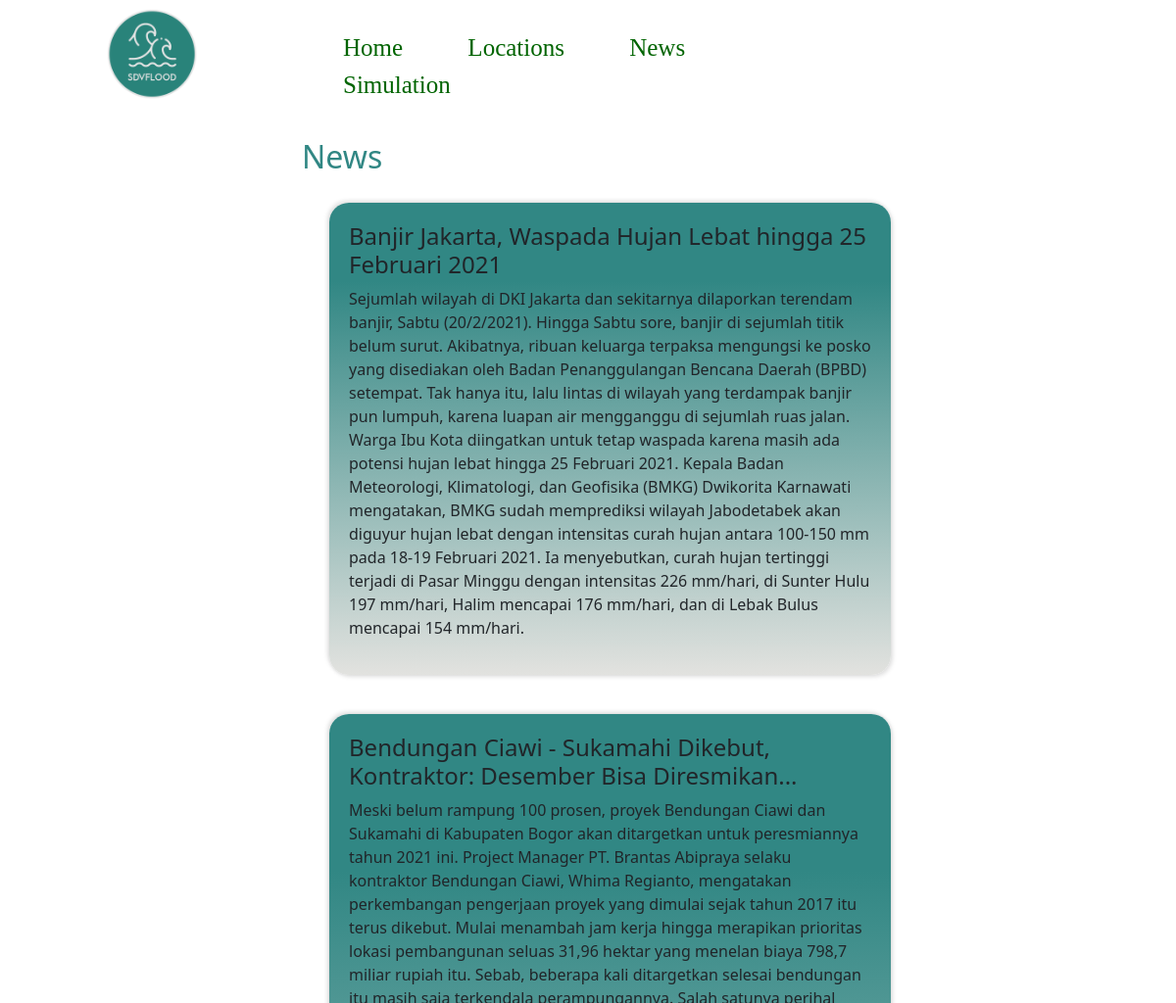
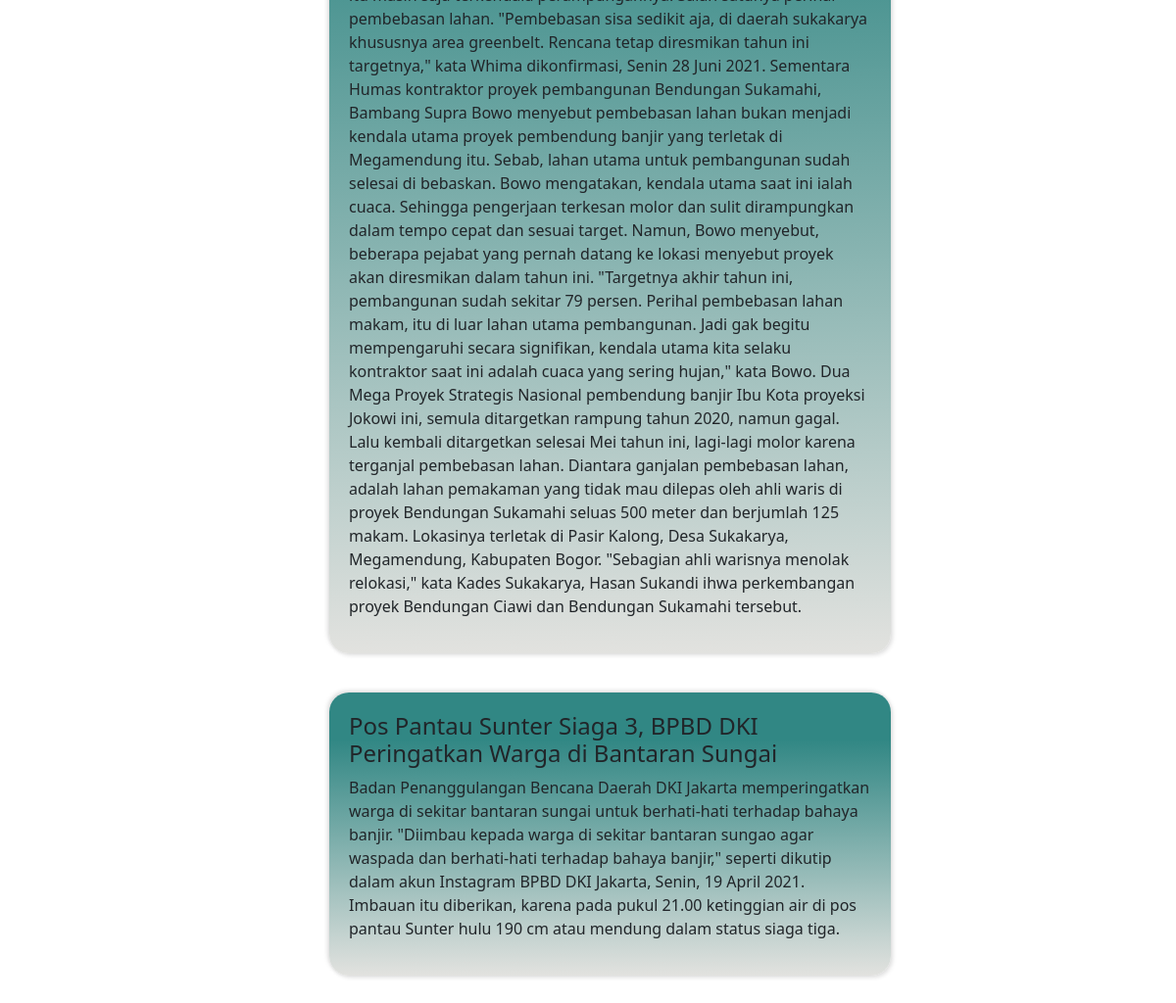
Page /news.php on the committed database (2 pictures, top to bottom).
### tables this page shows
CREATE TABLE `berita` (
  `judul` varchar(500) NOT NULL,
  `isi` varchar(3000) NOT NULL,
  `id_berita` int(11) NOT NULL
);

### news.php (the view, shortened to what this page needs)
<!DOCTYPE html>
<?php
include 'koneksi/koneksi.php';
?>
<html lang="en">
  <head>
    <link rel="stylesheet" href="news.css" />
    <link href="https://cdn.jsdelivr.net/npm/bootstrap@5.0.2/dist/css/bootstrap.min.css" rel="stylesheet">
  </head>
  <body>
    <div class="nav-container">
      <header>
      <div>
        <img src="images/log.png" class="logo" width="110"  >
      </div>
      <div class="link">
        <a href="index.php" class="atas"> Home </a>
        <a href="maps.php" class="atas"> Locations </a>
        <a href="news.php" class="atas"> News </a>
        <a href="simulasi.php" class="atas"> Simulation </a>
      </div>
      </header>
      <div id="main_content">
        <h2>News</h2>
        <?php
        $data = mysqli_query($koneksi,"select * from berita");
        while($d = mysqli_fetch_array($data)){
          ?>
        <div class="content">
          <div class="item">
            <h4> <?= $d['judul']?> </h4>
            <p> <?= $d['isi']?> </p>
          </div>
        </div>
        <?php
        }
        ?>
      </div>
    </div>
  </body>
</html>

### news.css (style rules this page uses)
* { box-sizing: border-box; margin: 0; }
body { font-family: "Robotom", sans-serif; background: #E5E5E5; }
.nav-container { height: 67px; }
.atas { margin: 0px 60px 0px 0px; font-size: 25px; text-decoration: none; color: #006400; font-family: "Georgia", serif; }
.link { padding: 30px 0px 0px 50px; }
.logo { width: 110px; height: 110px; margin-left: 100px; padding: 0px; }
header { display: grid; grid-template-columns: 25% 50% 25%; margin-bottom: 15px; }
h2 { margin-left: 25%; color: #318784; font-size: 30px; }
a { text-decoration: none; }
#main_content { transition: margin-left .5s; padding: 16px; }
.content { padding: 20px; display: flex; flex-wrap: wrap; }
.content .item { background: linear-gradient(180deg, #318784 16.67%, #E2E2DF 100%); border-radius: 20px; box-shadow: 2px 2px 4px rgba(0,0,0,0.125), -2px -2px 4px rgba(0,0,0,0.125); margin-right: 150px; margin-left: 300px ; width: 50.8%; padding: 20px; }

### rows in the picture
berita: judul "Banjir Jakarta, Waspada Hujan Lebat hingga 25 Februari 2021", isi "Sejumlah wilayah di DKI Jakarta dan sekitarnya dilaporkan terendam banjir, Sabtu (20/2/2021). Hingga Sabtu sore, banjir di sejumlah titik belum surut. Akibatnya, ribuan keluarga terpaksa mengungsi ke posko yang disediakan oleh Badan Penanggulangan Bencana Daerah (BPBD) setempat. Tak hanya itu, lalu lintas di wilayah yang terdampak banjir pun lumpuh, karena luapan air mengganggu di sejumlah ruas jalan. Warga Ibu Kota diingatkan untuk tetap waspada karena masih ada potensi hujan lebat hingga 25 Februari 2021. Kepala Badan Meteorologi, Klimatologi, dan Geofisika (BMKG) Dwikorita Karnawati mengatakan, BMKG sudah memprediksi wilayah Jabodetabek akan diguyur hujan lebat dengan intensitas curah…"
berita: judul "Bendungan Ciawi - Sukamahi Dikebut, Kontraktor: Desember Bisa Diresmikan...", isi "Meski belum rampung 100 prosen, proyek Bendungan Ciawi dan Sukamahi di Kabupaten Bogor akan ditargetkan untuk peresmiannya tahun 2021 ini. Project Manager PT. Brantas Abipraya selaku kontraktor Bendungan Ciawi, Whima Regianto, mengatakan perkembangan pengerjaan proyek yang dimulai sejak tahun 2017 itu terus dikebut. Mulai menambah jam kerja hingga merapikan prioritas lokasi pembangunan seluas 31,96 hektar yang menelan biaya 798,7 miliar rupiah itu. Sebab, beberapa kali ditargetkan selesai bendungan itu masih saja terkendala perampungannya. Salah satunya perihal pembebasan lahan. \"Pembebasan sisa sedikit aja, di daerah sukakarya khususnya area greenbelt. Rencana tetap diresmikan tahun ini…"
berita: judul "Pos Pantau Sunter Siaga 3, BPBD DKI Peringatkan Warga di Bantaran Sungai", isi "Badan Penanggulangan Bencana Daerah DKI Jakarta memperingatkan warga di sekitar bantaran sungai untuk berhati-hati terhadap bahaya banjir. \"Diimbau kepada warga di sekitar bantaran sungao agar waspada dan berhati-hati terhadap bahaya banjir,\" seperti dikutip dalam akun Instagram BPBD DKI Jakarta, Senin, 19 April 2021. Imbauan itu diberikan, karena pada pukul 21.00 ketinggian air di pos pantau Sunter hulu 190 cm atau mendung dalam status siaga tiga."
